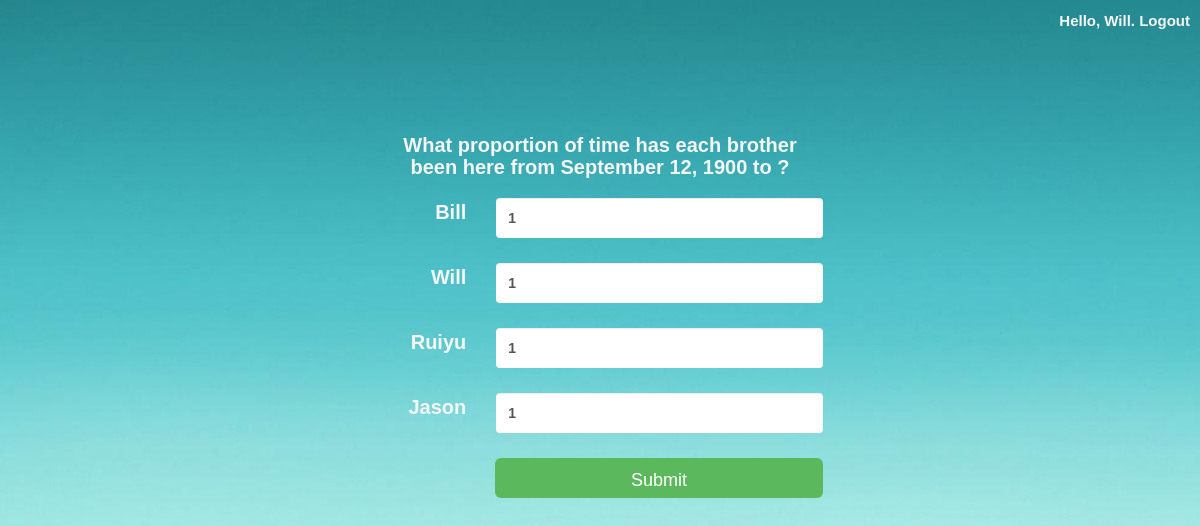
The app's page /create-house-account/ (signed in) with its own data.
### brothers/models.py (models this page shows, shortened)
class HouseAccount(models.Model):
  date_created = models.DateTimeField('date created')

class Brother(models.Model):
  user = models.ForeignKey(User, unique=True)
  name = models.CharField(max_length=100)
  created_date = models.DateTimeField('date created')
  def __unicode__(self):
    return self.name

### houseaccount/views.py (the view)
# urls.py: url(r'^create-house-account/', 'houseaccount.views.create_house_account'),
def create_house_account(request):
  template = loader.get_template('create-house-account.html')
  startdate = _get_first_date().strftime('%B %d, %Y')
  context = RequestContext(request, {'startdate':startdate if startdate else enddate,
                                    'brothers':Brother.objects.all()})
  return HttpResponse(template.render(context))

### houseaccount/views.py (called while the page is built)
def _get_first_date():
  accounts = HouseAccount.objects.order_by('-date_created')
  if accounts:
    return accounts[0].date_created
  payments = Payment.objects.filter(houseaccount=None).order_by('-date_created')
  if payments:
    return payments[0].date_entered
  else:
    return timezone.now()

### templates/create-house-account.html (shortened to what this page needs)
{% if user.is_authenticated %}
  <!DOCTYPE html PUBLIC "-//W3C//DTD XHTML 1.0 Transitional//EN" "http://www.w3.org/TR/xhtml1/DTD/xhtml1-transitional.dtd">
  <html xmlns="http://www.w3.org/1999/xhtml" xml:lang="en" lang="en">
  <head>
    <link rel="stylesheet" href="http://netdna.bootstrapcdn.com/bootstrap/3.0.0/css/bootstrap.min.css">
  </head>
  <body>
    <span class="info">Hello, {{ user.username }}. <a href="/logout">Logout</a></span>
    <div class="container">
      <div id="welcome" class="col-md-5">
        <h1><span id="subtitle">What proportion of time has each brother been here from {{ startdate }} to {{ enddate }}?</span></h1>
        <form class="form-horizontal" action="/submit-house-account/" method="post" role="form">
          {% for brother in brothers %}
            <div class="form-group">
              <label for="{{brother}}" class="col-lg-3 control-label">{{brother}}</label>
              <div class="col-lg-9">
                <input type="text" class="form-control" id="{{brother}}" placeholder="Number from 0 to 1" value="1" data-toggle="tooltip" data-original-title="Number from 0 to 1" data-placement="right" data-trigger="focus">
              </div>
            </div>
          {% endfor %}
          <input id="submit" name="payment" class="btn btn-success btn-lg" type="submit" value="Submit" data-toggle="tooltip" data-original-title="{{ state }}" data-placement="left" data-trigger="" />
        </form>
      </div>
    </div>
  </body>
  </html>
{% endif %}

### templates/create-house-account.html (style rules this page uses)
body { background: url('/static/login_background.jpg') no-repeat center center fixed; background-size: cover; font-family:Arial,Helvetica,sans-serif; }
#welcome { padding-top:10%; font-size:50px; font-weight:bold; color:rgb(245, 245, 245); margin:0 auto; float:none !important; text-align:center; }
#subtitle,.info { font-size:20px; font-weight:bold; color:rgb(245, 245, 245); }
.info { position:fixed; top:10px; right:10px; font-size:15px; }
input[type=text], textarea, input[type=submit] { border:none; margin-top:10px; height:40px !important; }
#submit { width:73.5%; margin:0; margin-top:10px; float:right; }
a { color:rgb(245, 245, 245); }
.control-label { font-size:20px; padding-top:10px !important; }

### records on screen
HouseAccount: date_created "September 12, 1900"
Brother: name "Bill"
Brother: name "Will"
Brother: name "Ruiyu"
Brother: name "Jason"

### other values on screen
{{ user.username }} "Will"
